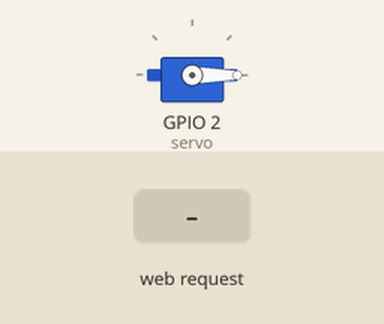
A sketch run on a simulated ESP8266 (NodeMCU). Shown: servo. The inputs (shaded band) are chosen by the test bench. WiFi joins after 1.5 s; servers stay silent unless stated; what the sketch prints to the serial monitor is not drawn.

Above: at 2.7 s.
2.8 s: HTTP request GET /sliderchange?sliderval=120 received
At 3.8 s:
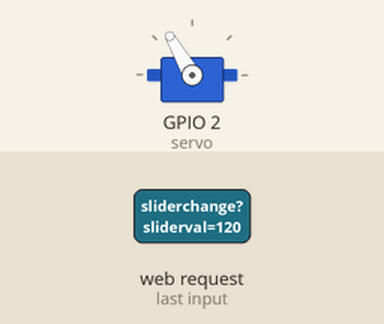
4.3 s: HTTP request GET /sliderchange?sliderval=0 received
At 5.0 s:
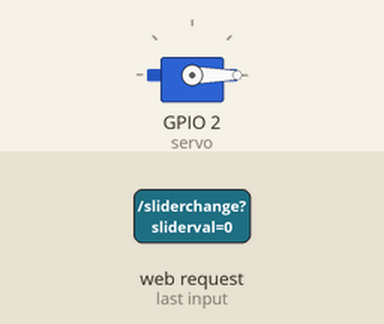
Timing chart, 0 to 7.3 s (numbered marks = the images above; inputs shaded):
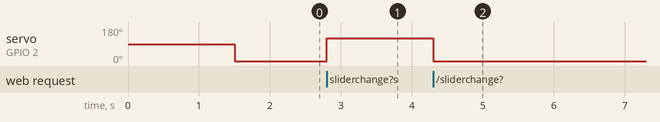

Measured:
- after the input at 2.8 s, servo on GPIO 2 (servo): 0° → 120° at once
- after the input at 4.3 s, servo on GPIO 2 (servo): 120° → 0° at once

The sketch:

ESP8266_NodeMCU_WebServer.ino
```cpp
#include <ESP8266WiFi.h>
#include <ESP8266WebServer.h>
#include <Servo.h>
Servo servo;
//Aagas enjoy
ESP8266WebServer server(80); // Create a webserver which searchesfor HTTP request on port 80
char webpage[] = R"=(
<html>
  <head>
    <meta name="viewport" content="width=device-width, initial-scale=1">
    <style>
      body{
        background-color: pink;
        text-align:center;
        font-family: verdana;

        }
      .slidecontainer {
        width: 50%;
      }
      input[type=text] {
        background-color: #3CBC8D;
        color: white;
        text-align:center;
      }

      .slider {
        -webkit-appearance: none;
        width: 100%;
        height: 25px;
        background: #000000;
        outline: none;
        opacity: 0.7;
        -webkit-transition: .2s;
        transition: opacity .2s;
      }

      .slider:hover {
        opacity: 1;
      }

      .slider::-webkit-slider-thumb {
        -webkit-appearance: none;
        appearance: none;
        width: 25px;
        height: 25px;
        background: #0C36F4;
        cursor: pointer;
      }

      .slider::-moz-range-thumb {
        width: 25px;
        height: 25px;
        background: #0C36F4;
        cursor: pointer;
      }
    </style>
  </head>
  <body>
    <center><h1>Servo Motor Angle Control</h1></center>
    <center><h3>By: Aravind Narayanan(2019102014)</h3></center>
    <center><div class="slidecontainer">
      <center><input type="range" min="0" max="180" value="0" class="slider" id="analogval">
      </center>
      Value:<center><b><input type="text" id="textInput" value="" /></b></center>
    </div>,</center>

    <script>
      var slider = document.getElementById("analogval");
      var output = document.getElementById("textInput");
      output.innerHTML = slider.value;
      var xhr = new XMLHttpRequest();
      function updateTextInput() {
          document.getElementById('textInput').value=slider.value;
        }
      slider.oninput = function() {
        output.innerHTML = this.value;
        updateTextInput();
        xhr.open("GET","sliderchange?sliderval="+slider.value);
        xhr.send();
      }
    </script>
  </body>
</html>
)=";
/*
 * slider and output variables are objects that are linked to slider and textInput respectively
 * output.innerHTML  = A String, representing the HTML content of an element
 * XMLHttpRequest = built-in browser object that allows to make HTTP requests in JavaScript.
 * xhr.open(method, URL)  here method is GET, URL is the for the slider
 * xhr.send() opens the connection and sends the request to server
 */
String value = "0";
void sliderchange(){
  if(server.hasArg("sliderval"))
  {                                                 //Loooks for the value in the incoming data from the HTML part where slider is
    value = server.arg("sliderval");                //Assigns the angle obtained for display
  }
  Serial.print("Servo Motor Angle: ");
  Serial.println(value);
}

void handleRoot(){   //HTTP handler
  server.send(200, "text/html", webpage);   // Send HTTP status
}

void setup() {
  Serial.begin(9600);
  servo.attach(2);  //GPIO2
  WiFi.begin("X", "y");  //Wifi Connection
  while (WiFi.status() != WL_CONNECTED) {
    delay(500);
    Serial.print(".");
  }
  Serial.println("");
  Serial.print("IP Address: ");
  Serial.print(WiFi.localIP());
  Serial.println("");
  server.begin();   //start the server
  server.on("/", handleRoot);  // Go to HTTP Handler
  server.on("/sliderchange", sliderchange);    // First Variable is path, second is subroutine_name
}

void loop() {
  server.handleClient();  //Listen for HTTP Requests
  servo.write(value.toInt());
}
```
